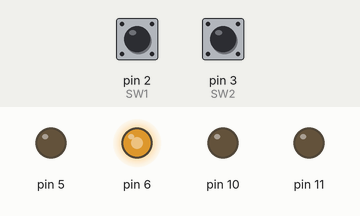
A sketch run on a simulated Arduino Uno, built with avr-gcc and run on an emulated ATmega328P. On the bench: output pins drawn as LEDs (lit = HIGH). Inputs (shaded band) come from the test bench; at power-on: pin 2 (SW1) HIGH, pin 3 (SW2) LOW.

Above: at 1.2 s.
1.3 s: pin 2 (SW1) pulled LOW for 0.15 s
At 1.37 s:
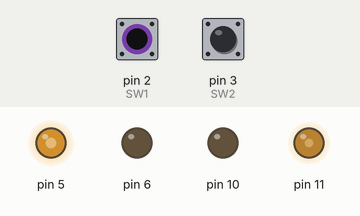
2.9 s: pin 3 (SW2) pulled HIGH for 0.15 s
At 2.97 s:
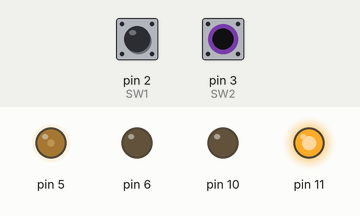
4.5 s: pin 3 (SW2) pulled HIGH for 3.2 s
At 8.1 s:
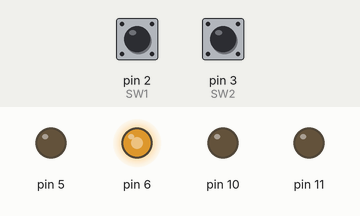
9.2 s: pin 2 (SW1) pulled LOW for 3.2 s
At 10.4 s:
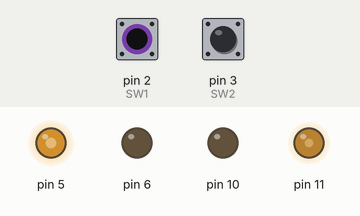
13.9 s: pin 2 (SW1) driven LOW and pin 3 (SW2) driven HIGH
At 15.2 s:
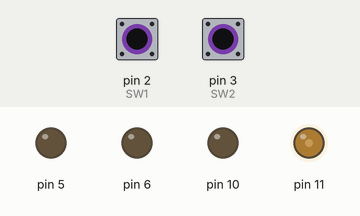
Timing chart, 0 to 16.4 s (numbered marks = the images above; inputs shaded):
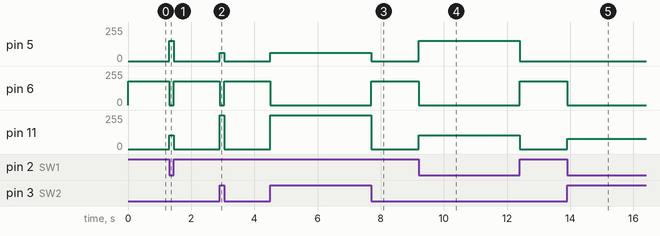

The sketch:

Program_No_1.ino
```cpp
/*
    Program No. 1
    03/06/2024
    Make a program to implement the following events:
    SW1     SW2     Motor1      Motor2
    Pin 2   Pin 3   Pin 11 & 10 Pin 6 & 5
    0       1       Clockwise   STOP
                    1 0
                    30% DC
    1       0       STOP        Clockwise
                                0 1
                                70% DC
    0       0       Clockwise   C. Clockwise
                    1 0         0 1
                    40% DC      60% DC
    1       1       C. ClockwiseClockwise
                    0 1         1 0
                    100% DC     25% DC
*/

#define SW1 2
#define SW2 3

void setup() {
    pinMode(SW1, INPUT);
    pinMode(SW2, INPUT);
    pinMode(11, OUTPUT);
    pinMode(10, OUTPUT);
    pinMode(6, OUTPUT);
    pinMode(5, OUTPUT);
}

void loop() {
    if (digitalRead(SW1) == 0 && digitalRead(SW2) == 1) {
        analogWrite(11, 255 * 0.3);
        analogWrite(10, 0);
        analogWrite(6, 0);
        analogWrite(5, 0);
    } else if (digitalRead(SW1) == 1 && digitalRead(SW2) == 0) {
        analogWrite(11, 0);
        analogWrite(10, 0);
        analogWrite(6, 255 * 0.7);
        analogWrite(5, 0);
    } else if (digitalRead(SW1) == 0 && digitalRead(SW2) == 0) {
        analogWrite(11, 255 * 0.4);
        analogWrite(10, 0);
        analogWrite(6, 0);
        analogWrite(5, 255 * 0.6);
    } else if (digitalRead(SW1) == 1 && digitalRead(SW2) == 1) {
        analogWrite(11, 255);
        analogWrite(10, 0);
        analogWrite(6, 0);
        analogWrite(5, 255 * 0.25);
    }
}
```

Measured:
- after the input at 1.3 s, pin 5: 0/255 → 153/255 at once, → 0/255 0.15 s later; pin 6: 178/255 → 0/255 at once, → 178/255 0.15 s later; pin 11: 0/255 → 102/255 at once, → 0/255 0.15 s later
- after the input at 2.9 s, pin 5: 0/255 → 63/255 at once, → 0/255 0.15 s later; pin 6: 178/255 → 0/255 at once, → 178/255 0.15 s later; pin 11: 0/255 → 255/255 at once, → 0/255 0.15 s later
- after the input at 4.5 s, pin 5: 0/255 → 63/255 at once, → 0/255 3.2 s later; pin 6: 178/255 → 0/255 at once, → 178/255 3.2 s later; pin 11: 0/255 → 255/255 at once, → 0/255 3.2 s later
- after the input at 9.2 s, pin 5: 0/255 → 153/255 at once, → 0/255 3.2 s later; pin 6: 178/255 → 0/255 at once, → 178/255 3.2 s later; pin 11: 0/255 → 102/255 at once, → 0/255 3.2 s later
- after the input at 13.9 s, pin 6: 178/255 → 0/255 at once; pin 11: 0/255 → 76/255 at once
